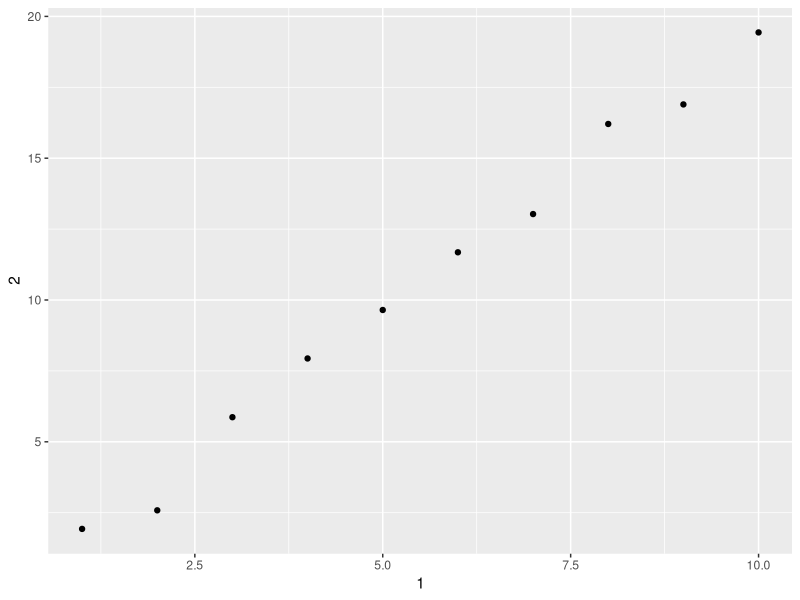

Recreate this plot in R.
## ---- chunk 1
knitr::opts_chunk$set(echo = TRUE)
library(tidyverse)
## ---- chunk 2
# Sample tibble:
df <- tibble(
  x = runif(5),
  y = rnorm(5)
)

# Extract by name:
df %>% .$x

# Extract by position:
df %>% .[["x"]]

## ---- chunk 3
class(mtcars)
as_tibble(mtcars) %>% class()
as_tibble(mtcars) %>% is.tibble()
## ---- chunk 4
# as a dataframe:
df <- data.frame(abc = 1, xyz = "a")
df$x # shows values and levels for column xyz
df[, "xyz"] # shows values and levels for column xyz
df[, c("abc", "xyz")] # shows values for columns abc and xyz

# as a tibble:
tib <- as_tibble(df)
tib$x # error: Unknown or uninitialized column: 'x'.NULL
tib[, "xyz"] # shows xyz as a factor with one row and the value a
tib[, c("abc", "xyz")] # shows abc and xyz as a factor with 1 row and values 1 and a
## ---- chunk 5
#var <- "mpg"
#class(var)
#var$hwy 
#var["hwy"] # prints first 10 rows and class of hwy 
#var[["hwy"]] # prints all 234 values
## ---- chunk 6
annoying <- tibble(
  `1` = 1:10,
  `2` = `1` * 2 + rnorm(length(`1`))
)
## ---- chunk 7
# 4.a.) Extracting the variable called 1:
annoying$`1`

# 4.b.) Plotting a scatterplot of 1 vs 2:
ggplot(annoying, aes(`1`, `2`)) +
    geom_point()

# 4.c.) Creating a new column called `3` which is `2` divided by `1`:
annoying %>%
    mutate(`3` = `2` / `1`)

# 4.d.) Renaming the columns to `one`, `two`, and `three`:
annoying %>%
    mutate(`3` = `2` / `1`) %>%
    rename("one" = `1`,
           "two" = `2`,
           "three" = `3`)
## ---- chunk 8
?print.tbl_df
